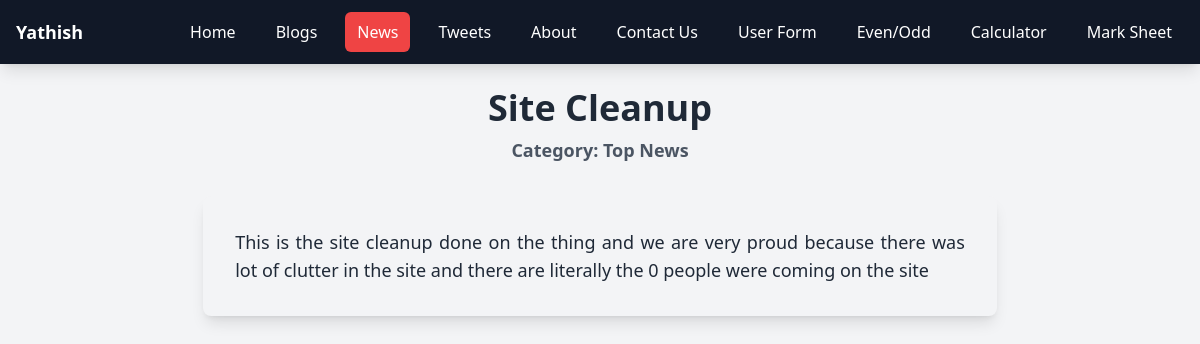
The app's page /news/content/site-cleanup with its own data.
### news/models.py (models this page shows)
class News(models.Model):
    news_title = models.CharField(max_length=100)
    news_description = HTMLField()
    news_category = models.CharField(max_length=20)
    news_image = models.ImageField(upload_to='news/',max_length=250,null=True,default=None)
    news_slug = AutoSlugField(populate_from='news_title',unique=True,null=True,default=None)

### dynamic/views.py (the view)
# urls.py: path("news/content/<maq>",views.newsdetails),
def newsdetails(request,maq):
    data = {
        'user':'Yathish',
        'title':'News Headlines'
    }
    newsdata = News.objects.get(news_slug=maq)
    data['ndetails']=newsdata
    return render(request,'newsdetails.html',data)

### templates/newsdetails.html (shortened to what this page needs)
{% include "header.html" %}
<div class="bg-red-700 text-white text-center py-4 text-2xl font-semibold">
</div>
<div class="container mx-auto px-4 mt-6">
    <div class="text-center">
        <h1 class="text-4xl font-bold text-gray-800">{{ ndetails.news_title }}</h1>
        <p class="text-lg text-gray-600 mt-2 font-semibold">Category: {{ ndetails.news_category }}</p>
    </div>
    <div class="bg-gray-100 text-gray-800 text-lg text-justify p-6 md:p-8 rounded-lg shadow-lg mt-8 w-11/12 md:w-4/5 mx-auto">
        {{ ndetails.news_description | safe }}
    </div>
</div>

### records on screen
News: news_title "Site Cleanup", news_category "Top News", news_description "This is the site cleanup done on the thing and we are very proud because there was lot of clutter in the site and there are literally the 0 people were coming on the site"

### other values on screen
{{ user }} "Yathish"
